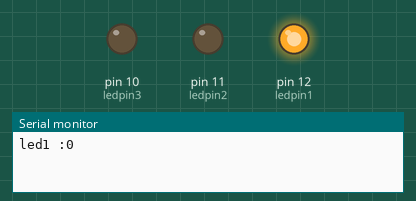
Bench run of a sketch on a simulated Arduino Uno, built with avr-gcc and run on an emulated ATmega328P. On the bench: output pins drawn as LEDs (lit = HIGH), the last lines printed to the serial monitor.

Above: at 0.5 s.
At 3.5 s:
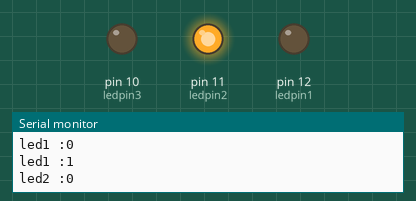
At 5.7 s:
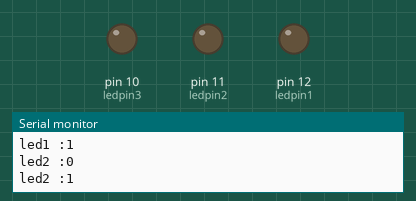
At 8.0 s:
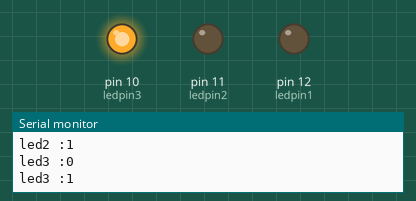
Timing chart, 0 to 11.7 s (numbered marks = the images above):
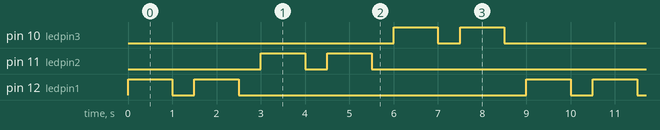

Measured:
- by itself, pin 10 (ledpin3), pin 11 (ledpin2), pin 12 (ledpin1): repeats every 9.0 s: LOW 0.50 s, HIGH 1.0 s, LOW 6.5 s, HIGH 1.0 s
- by itself, everything shown: repeats every 9.0 s, in 12 steps

The sketch:

LED.ino
```cpp
int ledpin1= 12;
int ledpin2= 11;
int ledpin3= 10;
int max=1000;
int min=500;


void setup() {
  // put your setup code here, to run once:
pinMode(ledpin1,OUTPUT);
pinMode(ledpin2,OUTPUT);
pinMode(ledpin3,OUTPUT);
Serial.begin(9600);
}

void loop() {
  // put your main code here, to run repeatedly:
  for (int i = 0;i<2;i++)
  {
    Serial.print("led1 :");
    Serial.println(i);

    digitalWrite(ledpin1,HIGH);
    delay(max);
    digitalWrite(ledpin1,LOW);
    delay(min);
  }

  for (int j =0;j<2;j++)
  {
    Serial.print("led2 :");
    Serial.println(j);
    digitalWrite(ledpin2,HIGH);
    delay(max);
    digitalWrite(ledpin2,LOW);
    delay(min);
  }

  for (int k=0;k<2;k++)
  {
    Serial.print("led3 :");
    Serial.println(k);
    digitalWrite(ledpin3,HIGH);
    delay(max);
    digitalWrite(ledpin3,LOW);
    delay(min);

  }


}
```
